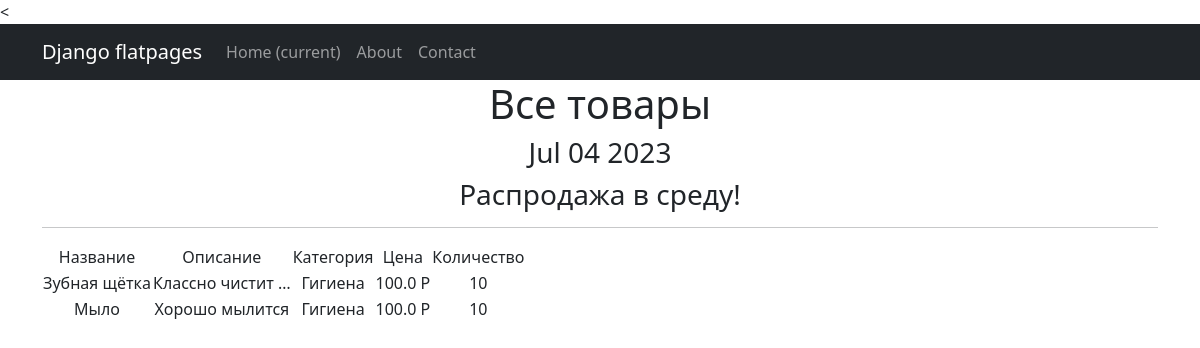
Screenshot of /products/ with the database file from the repository.
### simpleapp/models.py (models this page shows, shortened)
class Product(models.Model):
    name = models.CharField(
        max_length=50,
        unique=True, # названия товаров не должны повторяться
    )
    description = models.TextField()
    quantity = models.IntegerField(
        validators=[MinValueValidator(0)],
    )
    category = models.ForeignKey(
        to='Category',
        on_delete=models.CASCADE,
        related_name='products', # все продукты в категории будут доступны через поле products
    )
    price = models.FloatField(
        validators=[MinValueValidator(0.0)],
    )

class Category(models.Model):
    name = models.CharField(max_length=100, unique=True)

### simpleapp/views.py (the view)
# urls.py: path('', ProductsList.as_view()),
class ProductsList(ListView):
    model = Product
    ordering = 'name'
    template_name = 'products.html'
    context_object_name = 'products'
    def get_context_data(self, **kwargs):
        context = super().get_context_data(**kwargs)
        context['time_now'] = datetime.utcnow()
        context['next_sale'] = "Распродажа в среду!"
        return context

### simpleapp/templatetags/custom_filters.py (called while the page is built)
@register.filter()
def currency(value):
   return f'{value} Р'

### simpleapp/templatetags/custom_tags.py (called while the page is built)
@register.simple_tag()
def current_time(format_string='%b %d %Y'):
   return datetime.utcnow().strftime(format_string)

### templates/products.html (shortened to what this page needs)
{% extends 'flatpages/default.html' %}
{% load custom_filters %}!
{% load custom_tags %}
{% block content %}
   <h1>Все товары</h1>
   <h3>{% current_time '%b %d %Y' %}</h3>
   <h3> {{ next_sale|default_if_none:"Чуть позже сообщим о распродаже!" }} </h3>
   <hr>
   {% if products %}
       <table>
           <tr>
               <td>Название</td>
               <td>Описание</td>
               <td>Категория</td>
               <td>Цена</td>
               <td>Количество</td>
           </tr>
           {% for product in products %}
           <tr>
               <td>{{ product.name }}</td>
               <td>{{ product.description|truncatewords:2 }}</td>
               <td>{{ product.category.name }}</td>
               <td>{{ product.price|currency }}</td>
               <td>{{ product.quantity }}</td>
           </tr>
           {% endfor %}
       </table>
   {% else %}
       <h2>Товаров нет!</h2>
   {% endif %}
{% endblock content %}

### templates/flatpages/default.html (shortened to what this page needs)
<!DOCTYPE html>
<html lang="en">
    <head>
        <{% load static %}
        <link href="{% static 'css/styles.css' %}" rel="stylesheet" />
    </head>
    <body>
        <nav class="navbar navbar-expand-lg navbar-dark bg-dark static-top">
   <div class="container">
       <a class="navbar-brand" href="#">Django flatpages</a>
       <div class="collapse navbar-collapse" id="navbarResponsive">
           <ul class="navbar-nav ml-auto">
               <li class="nav-item active">
                   <a class="nav-link" href="#">Home
                       <span class="sr-only">(current)</span>
                   </a>
               </li>
               <li class="nav-item">
                   <a class="nav-link" href="/about/">About</a>
               </li>
               <li class="nav-item">
                   <a class="nav-link" href="/contacts/">Contact</a>
               </li>
           </ul>
       </div>
   </div>
</nav>
        <div class="container">
            <div class="row">
                <div class="col-lg-12 text-center">
                    {% block content %}{% endblock content %}
                </div>
            </div>
        </div>
    </body>
</html>

### rows the page displays
Product: name "Зубная щётка", description "Классно чистит …", category.name "Гигиена", price "100.0 Р", quantity "10"
Product: name "Мыло", description "Хорошо мылится", category.name "Гигиена", price "100.0 Р", quantity "10"

### other values shown
{{ next_sale|default_if_none:"Чуть позже сообщим о распродаже!" }} "Распродажа в среду!"
